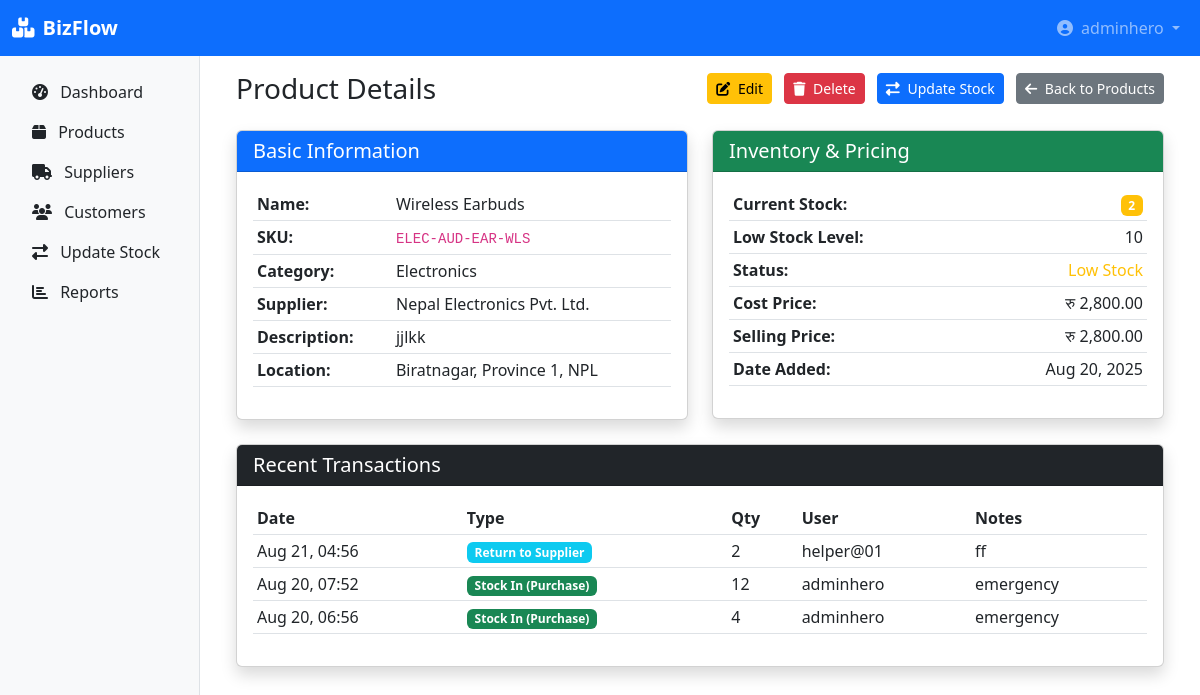
The app's page /product/6/ (signed in) with its own data.
### inventory/models.py (models this page shows, shortened)
class Product(models.Model):
    name = models.CharField(max_length=200)
    category = models.ForeignKey(Category, on_delete=models.SET_NULL, null=True)
    supplier = models.ForeignKey(Supplier, on_delete=models.SET_NULL, null=True)
    sku = models.CharField(max_length=50, unique=True)  # Stock Keeping Unit
    description = models.TextField(blank=True, null=True)
    unit_price = models.DecimalField(max_digits=10, decimal_places=2, validators=[MinValueValidator(0)])
    cost_price = models.DecimalField(max_digits=10, decimal_places=2, validators=[MinValueValidator(0)])
    current_stock = models.IntegerField(default=0, validators=[MinValueValidator(0)])
    low_stock_threshold = models.IntegerField(default=10, validators=[MinValueValidator(0)])
    location = models.CharField(max_length=100, blank=True, null=True) # e.g., "Aisle 4, Shelf B"
    is_active = models.BooleanField(default=True)
    date_added = models.DateTimeField(auto_now_add=True)

class Category(models.Model):
    name = models.CharField(max_length=100)
    description = models.TextField(blank=True, null=True)
    class Meta:
        verbose_name_plural = "Categories"

class Supplier(models.Model):
    name = models.CharField(max_length=200)
    contact_person = models.CharField(max_length=100, blank=True, null=True)
    email = models.EmailField(blank=True, null=True)
    phone = models.CharField(max_length=15)
    address = models.TextField(blank=True, null=True)

class StockTransaction(models.Model):
    TRANSACTION_TYPES = (
        ('IN', 'Stock In (Purchase)'),
        ('OUT', 'Stock Out (Sale)'),
        ('ADJ', 'Adjustment'),
        ('RET', 'Return to Supplier'),
    )
    product = models.ForeignKey(Product, on_delete=models.CASCADE)
    transaction_type = models.CharField(max_length=3, choices=TRANSACTION_TYPES)
    quantity = models.IntegerField()
    note = models.CharField(max_length=255, blank=True, null=True) # e.g., "PO #123", "Sale to Kumar Store"
    timestamp = models.DateTimeField(auto_now_add=True)
    user = models.ForeignKey(User, on_delete=models.SET_NULL, null=True) # Who performed the action

### inventory/views.py (the view)
# urls.py: path('product/<int:pk>/', views.product_detail, name='product_detail'),
@login_required
def product_detail(request, pk):
    product = get_object_or_404(Product.objects.select_related('category', 'supplier'), pk=pk)
    transactions = StockTransaction.objects.filter(product=product).select_related('user').order_by('-timestamp')[:10]
    context = {
        'product': product,
        'transactions': transactions
    }
    return render(request, 'inventory/product_detail.html', context)

### inventory/templates/inventory/product_detail.html (shortened to what this page needs)
{% extends 'inventory/base.html' %}
{% load humanize %}
{% block content %}
<div class="container-fluid">
    <div class="d-sm-flex align-items-center justify-content-between mb-4">
    <h1 class="h3 mb-0 text-gray-800">Product Details</h1>
    <div>
        <a href="{% url 'edit_product' product.pk %}" class="btn btn-warning btn-sm me-2">
            <i class="fas fa-edit me-1"></i> Edit
        </a>
        <a href="{% url 'delete_product' product.pk %}" class="btn btn-danger btn-sm me-2">
            <i class="fas fa-trash me-1"></i> Delete
        </a>
        <a href="{% url 'add_stock_transaction' %}?product={{ product.id }}" class="btn btn-primary btn-sm me-2">
            <i class="fas fa-exchange-alt me-1"></i> Update Stock
        </a>
        <a href="{% url 'product_list' %}" class="btn btn-secondary btn-sm">
            <i class="fas fa-arrow-left me-1"></i> Back to Products
        </a>
    </div>
</div>
    <div class="row">
        <div class="col-md-6">
            <div class="card shadow mb-4">
                <div class="card-header bg-primary text-white">
                    <h5 class="mb-0">Basic Information</h5>
                </div>
                <div class="card-body">
                    <table class="table table-sm">
                        <tr><th>Name:</th><td>{{ product.name }}</td></tr>
                        <tr><th>SKU:</th><td><code>{{ product.sku }}</code></td></tr>
                        <tr><th>Category:</th><td>{{ product.category.name|default:"Not set" }}</td></tr>
                        <tr><th>Supplier:</th><td>{{ product.supplier.name|default:"Not set" }}</td></tr>
                        <tr><th>Description:</th><td>{{ product.description|default:"No description" }}</td></tr>
                        <tr><th>Location:</th><td>{{ product.location|default:"Not set" }}</td></tr>
                    </table>
                </div>
            </div>
        </div>
        <div class="col-md-6">
            <div class="card shadow mb-4">
                <div class="card-header bg-success text-white">
                    <h5 class="mb-0">Inventory & Pricing</h5>
                </div>
                <div class="card-body">
                    <table class="table table-sm">
                        <tr><th>Current Stock:</th><td class="text-end"><span class="badge {% if product.current_stock <= product.low_stock_threshold %}bg-warning{% else %}bg-success{% endif %}">{{ product.current_stock }}</span></td></tr>
                        <tr><th>Low Stock Level:</th><td class="text-end">{{ product.low_stock_threshold }}</td></tr>
                        <tr><th>Status:</th><td class="text-end">{% if product.current_stock <= product.low_stock_threshold %}<span class="text-warning">Low Stock</span>{% else %}<span class="text-success">Good</span>{% endif %}</td></tr>
                        <tr><th>Cost Price:</th><td class="text-end">रु {{ product.cost_price|floatformat:2|intcomma }}</td></tr>
                        <tr><th>Selling Price:</th><td class="text-end">रु {{ product.unit_price|floatformat:2|intcomma }}</td></tr>
                        <tr><th>Date Added:</th><td class="text-end">{{ product.date_added|date:"M d, Y" }}</td></tr>
                    </table>
                </div>
            </div>
        </div>
    </div>
    <div class="card shadow">
        <div class="card-header bg-dark text-white">
            <h5 class="mb-0">Recent Transactions</h5>
        </div>
        <div class="card-body">
            {% if transactions %}
            <div class="table-responsive">
                <table class="table table-sm">
                    <thead>
                        <tr>
                            <th>Date</th>
                            <th>Type</th>
                            <th>Qty</th>
                            <th>User</th>
                            <th>Notes</th>
                        </tr>
                    </thead>
                    <tbody>
                        {% for transaction in transactions %}
                        <tr>
                            <td>{{ transaction.timestamp|date:"M d, H:i" }}</td>
                            <td><span class="badge {% if transaction.transaction_type == 'IN' %}bg-success{% elif transaction.transaction_type == 'OUT' %}bg-danger{% else %}bg-info{% endif %}">{{ transaction.get_transaction_type_display }}</span></td>
                            <td>{{ transaction.quantity }}</td>
                            <td>{{ transaction.user.username|default:"System" }}</td>
                            <td>{{ transaction.note|default:"-" }}</td>
                        </tr>
                        {% endfor %}
                    </tbody>
                </table>
            </div>
            {% else %}
            <div class="text-center py-4">
                <i class="fas fa-history fa-2x text-muted mb-2"></i>
                <p class="text-muted">No transactions yet</p>
            </div>
            {% endif %}
        </div>
    </div>
</div>
{% endblock %}

### inventory/templates/inventory/base.html (shortened to what this page needs)
<!DOCTYPE html>
<html lang="en">
<head>
    <link href="https://cdn.jsdelivr.net/npm/bootstrap@5.3.0/dist/css/bootstrap.min.css" rel="stylesheet">
    <link rel="stylesheet" href="https://cdnjs.cloudflare.com/ajax/libs/font-awesome/6.4.0/css/all.min.css">
</head>
<body>
    <nav class="navbar navbar-expand-lg navbar-dark bg-primary">
        <div class="container-fluid">
            <a class="navbar-brand" href="{% url 'dashboard' %}"><i class="fas fa-boxes me-2"></i><strong>BizFlow</strong></a>
            <div class="collapse navbar-collapse" id="navbarNav">
                <ul class="navbar-nav ms-auto">
                    <li class="nav-item dropdown">
                        <a class="nav-link dropdown-toggle" href="#" role="button" data-bs-toggle="dropdown">
                            <i class="fas fa-user-circle me-1"></i> {{ user.username }}
                        </a>
                    </li>
                </ul>
            </div>
        </div>
    </nav>
    <div class="container-fluid">
        <div class="row">
            <div class="col-md-3 col-lg-2 sidebar d-md-block p-3">
                <nav class="nav flex-column">
    <a class="nav-link text-dark" href="{% url 'dashboard' %}"><i class="fas fa-tachometer-alt me-2"></i> Dashboard</a>
    <a class="nav-link text-dark" href="{% url 'product_list' %}"><i class="fas fa-box me-2"></i> Products</a>
    <a class="nav-link text-dark" href="{% url 'supplier_list' %}"><i class="fas fa-truck me-2"></i> Suppliers</a>
    <a class="nav-link text-dark" href="{% url 'customer_list' %}"><i class="fas fa-users me-2"></i> Customers</a>
    <a class="nav-link text-dark" href="{% url 'add_stock_transaction' %}"><i class="fas fa-exchange-alt me-2"></i> Update Stock</a>
    <a class="nav-link text-dark" href="{% url 'reports_dashboard' %}"><i class="fas fa-chart-bar me-2"></i> Reports</a>
                </nav>
            </div>
            <main class="col-md-9 col-lg-10 ms-sm-auto px-4 py-3">
                {% block content %}{% endblock content %}
            </main>
        </div>
    </div>
</body>
</html>

### inventory/templates/inventory/base.html (style rules this page uses)
.sidebar { min-height: calc(100vh - 56px); background-color: #f8f9fa; border-right: 1px solid #dee2e6; }

### records on screen
Product: name "Wireless Earbuds", sku "ELEC-AUD-EAR-WLS", category.name "Electronics", supplier.name "Nepal Electronics Pvt. Ltd.", description "jjlkk", location "Biratnagar, Province 1, NPL", current_stock "2", low_stock_threshold "10", cost_price "2,800.00", unit_price "2,800.00", date_added "Aug 20, 2025"

### other values on screen
{{ user.username }} "adminhero"
